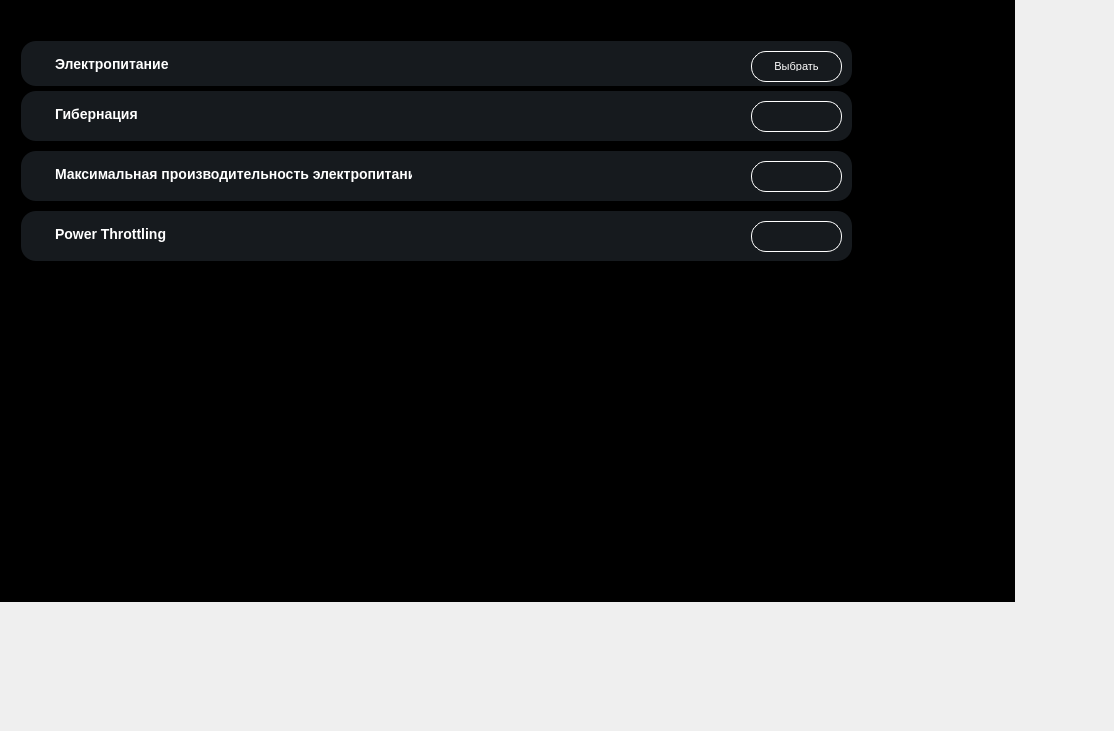
<?xml version="1.0" encoding="UTF-8"?>
<ui version="4.0">
 <class>Energy</class>
 <widget class="QWidget" name="Energy">
  <property name="geometry">
   <rect>
    <x>0</x>
    <y>0</y>
    <width>1114</width>
    <height>731</height>
   </rect>
  </property>
  <property name="windowTitle">
   <string>Form</string>
  </property>
  <property name="styleSheet">
   <string notr="true">color: rgb(255, 255, 255);</string>
  </property>
  <widget class="QWidget" name="widget" native="true">
   <property name="geometry">
    <rect>
     <x>0</x>
     <y>0</y>
     <width>1015</width>
     <height>602</height>
    </rect>
   </property>
   <property name="styleSheet">
    <string notr="true">background-color: rgb(0, 0, 0);</string>
   </property>
   <widget class="QWidget" name="widget_2" native="true">
    <property name="geometry">
     <rect>
      <x>820</x>
      <y>20</y>
      <width>120</width>
      <height>21</height>
     </rect>
    </property>
    <property name="sizePolicy">
     <sizepolicy hsizetype="Preferred" vsizetype="Preferred">
      <horstretch>0</horstretch>
      <verstretch>0</verstretch>
     </sizepolicy>
    </property>
   </widget>
   <widget class="QScrollArea" name="scrollArea">
    <property name="geometry">
     <rect>
      <x>10</x>
      <y>10</y>
      <width>961</width>
      <height>581</height>
     </rect>
    </property>
    <property name="styleSheet">
     <string notr="true">/* VERTICAL SCROLLBAR */
*{
margin:0

}
 QScrollBar:vertical {
	border: none;
    background: #161A1E;
    width: 14px;
    margin: 15px 0 15px 0;
	border-radius: 0px;
 }
QScrollBar::handle:vertical {	
	background-color: #34373b;
	min-height: 30px;
	border-radius: 7px;
}
QScrollBar::handle:vertical:hover{	
	background-color: rgb(119, 122, 126);
}
QScrollBar::handle:vertical:pressed {	
	background-color: rgb(119, 122, 126);
}
QScrollBar::sub-line:vertical {
	border: none;
	background-color:#161A1E;
	height: 15px;
	border-top-left-radius: 7px;
	border-top-right-radius: 7px;
	subcontrol-position: top;
	subcontrol-origin: margin;
}
QScrollBar::add-line:vertical {
	border: none;
	background-color: #161A1E;
	height: 15px;
	border-bottom-left-radius: 7px;
	border-bottom-right-radius: 7px;
	subcontrol-position: bottom;
	subcontrol-origin: margin;
}
QScrollBar::up-arrow:vertical, QScrollBar::down-arrow:vertical {
	background: none;
}
QScrollBar::add-page:vertical, QScrollBar::sub-page:vertical {
	background: none;
}</string>
    </property>
    <property name="widgetResizable">
     <bool>true</bool>
    </property>
    <widget class="QWidget" name="scrollAreaWidgetContents">
     <property name="geometry">
      <rect>
       <x>0</x>
       <y>0</y>
       <width>959</width>
       <height>579</height>
      </rect>
     </property>
     <property name="minimumSize">
      <size>
       <width>0</width>
       <height>200</height>
      </size>
     </property>
     <widget class="QFrame" name="frame">
      <property name="geometry">
       <rect>
        <x>10</x>
        <y>20</y>
        <width>961</width>
        <height>551</height>
       </rect>
      </property>
      <property name="frameShape">
       <enum>QFrame::StyledPanel</enum>
      </property>
      <property name="frameShadow">
       <enum>QFrame::Raised</enum>
      </property>
      <widget class="QFrame" name="frame_Energy">
       <property name="geometry">
        <rect>
         <x>0</x>
         <y>10</y>
         <width>831</width>
         <height>45</height>
        </rect>
       </property>
       <property name="maximumSize">
        <size>
         <width>16777215</width>
         <height>45</height>
        </size>
       </property>
       <property name="styleSheet">
        <string notr="true">/* styles.qss */

#frame_Energy {
    background-color: #161A1E;
    border-radius: 15px; /* Установите значение по вашему усмотрению для достижения овальной формы */
}
</string>
       </property>
       <property name="frameShape">
        <enum>QFrame::StyledPanel</enum>
       </property>
       <property name="frameShadow">
        <enum>QFrame::Raised</enum>
       </property>
       <layout class="QHBoxLayout" name="horizontalLayout">
        <property name="spacing">
         <number>0</number>
        </property>
        <property name="leftMargin">
         <number>0</number>
        </property>
        <property name="topMargin">
         <number>0</number>
        </property>
        <property name="rightMargin">
         <number>0</number>
        </property>
        <property name="bottomMargin">
         <number>0</number>
        </property>
        <item>
         <widget class="QFrame" name="frame_Energy_Preset">
          <property name="minimumSize">
           <size>
            <width>0</width>
            <height>50</height>
           </size>
          </property>
          <property name="styleSheet">
           <string notr="true">background-color: transparent;</string>
          </property>
          <property name="frameShape">
           <enum>QFrame::StyledPanel</enum>
          </property>
          <property name="frameShadow">
           <enum>QFrame::Raised</enum>
          </property>
          <widget class="QLabel" name="labelEnergy_Preset">
           <property name="geometry">
            <rect>
             <x>760</x>
             <y>10</y>
             <width>70</width>
             <height>31</height>
            </rect>
           </property>
           <property name="sizePolicy">
            <sizepolicy hsizetype="Preferred" vsizetype="Preferred">
             <horstretch>70</horstretch>
             <verstretch>30</verstretch>
            </sizepolicy>
           </property>
           <property name="minimumSize">
            <size>
             <width>70</width>
             <height>30</height>
            </size>
           </property>
           <property name="styleSheet">
            <string notr="true">color: white; /* Установите цвет текста в белый */
font-size: 14px; /* Установите размер шрифта в 14 пикселей */
font-family: &quot;Times New Roman&quot;; /* Установите тип шрифта по вашему выбору */
font-weight: bold; /* Установите жирность шрифта (если нужно) */
margin-top: 5px; /* Опустить текст на 10 пикселей вниз */</string>
           </property>
           <property name="text">
            <string/>
           </property>
          </widget>
          <widget class="QPushButton" name="pushEnergy_Preset">
           <property name="geometry">
            <rect>
             <x>730</x>
             <y>10</y>
             <width>91</width>
             <height>31</height>
            </rect>
           </property>
           <property name="minimumSize">
            <size>
             <width>91</width>
             <height>31</height>
            </size>
           </property>
           <property name="maximumSize">
            <size>
             <width>91</width>
             <height>31</height>
            </size>
           </property>
           <property name="baseSize">
            <size>
             <width>0</width>
             <height>0</height>
            </size>
           </property>
           <property name="styleSheet">
            <string notr="true">/* styles.qss */

QPushButton {
    background-color: #161A1E;
    border-radius: 15px;
    color: white; /* Установите цвет текста */
    font-size: 11px; /* Установите размер шрифта */
    padding: 10px 20px; /* Установите отступы */
    border: 1px solid white; /* Уменьшаем толщину обводки до 1 пикселя */
}

QPushButton:hover {
    background-color: #2C3236;
    transition: background-color 0.3s ease;
}
</string>
           </property>
           <property name="text">
            <string>Выбрать</string>
           </property>
          </widget>
          <widget class="QLabel" name="labelTextEnergy_Preset">
           <property name="geometry">
            <rect>
             <x>30</x>
             <y>10</y>
             <width>131</width>
             <height>21</height>
            </rect>
           </property>
           <property name="styleSheet">
            <string notr="true">/* styles.qss */

QLabel {
    color: white; /* Установите цвет текста в белый */
    font-size: 14px; /* Установите размер шрифта в 14 пикселей */
    font-family: &quot;Times New Roman&quot;; /* Установите тип шрифта по вашему выбору */
    font-weight: bold; /* Установите жирность шрифта (если нужно) */
    margin-top: 5px; /* Опустить текст на 10 пикселей вниз */
}
</string>
           </property>
           <property name="text">
            <string>Электропитание</string>
           </property>
          </widget>
          <widget class="QStackedWidget" name="stackedWidget">
           <property name="geometry">
            <rect>
             <x>410</x>
             <y>10</y>
             <width>120</width>
             <height>31</height>
            </rect>
           </property>
           <widget class="QWidget" name="page"/>
           <widget class="QWidget" name="page_2"/>
          </widget>
         </widget>
        </item>
       </layout>
      </widget>
      <widget class="QFrame" name="frame_Pow">
       <property name="geometry">
        <rect>
         <x>0</x>
         <y>120</y>
         <width>831</width>
         <height>50</height>
        </rect>
       </property>
       <property name="minimumSize">
        <size>
         <width>0</width>
         <height>50</height>
        </size>
       </property>
       <property name="styleSheet">
        <string notr="true">#frame_Pow {
    background-color: #161A1E;
    border-radius: 15px; /* Установите значение по вашему усмотрению для достижения овальной формы */
}
</string>
       </property>
       <property name="frameShape">
        <enum>QFrame::StyledPanel</enum>
       </property>
       <property name="frameShadow">
        <enum>QFrame::Raised</enum>
       </property>
       <widget class="QPushButton" name="pushPow">
        <property name="geometry">
         <rect>
          <x>730</x>
          <y>10</y>
          <width>91</width>
          <height>31</height>
         </rect>
        </property>
        <property name="minimumSize">
         <size>
          <width>91</width>
          <height>31</height>
         </size>
        </property>
        <property name="maximumSize">
         <size>
          <width>91</width>
          <height>31</height>
         </size>
        </property>
        <property name="baseSize">
         <size>
          <width>0</width>
          <height>0</height>
         </size>
        </property>
        <property name="styleSheet">
         <string notr="true">/* styles.qss */

QPushButton {
    background-color: #161A1E;
    border-radius: 15px;
    color: white; /* Установите цвет текста */
    font-size: 11px; /* Установите размер шрифта */
    padding: 10px 20px; /* Установите отступы */
    border: 1px solid white; /* Уменьшаем толщину обводки до 1 пикселя */
}

QPushButton:hover {
    background-color: #2C3236;
    transition: background-color 0.3s ease;
}
</string>
        </property>
        <property name="text">
         <string/>
        </property>
       </widget>
       <widget class="QLabel" name="labelTextPow">
        <property name="geometry">
         <rect>
          <x>30</x>
          <y>10</y>
          <width>361</width>
          <height>21</height>
         </rect>
        </property>
        <property name="styleSheet">
         <string notr="true">/* styles.qss */

QLabel {
    color: white; /* Установите цвет текста в белый */
	background-color: #161A1E;
    font-size: 14px; /* Установите размер шрифта в 14 пикселей */
    font-family: &quot;Times New Roman&quot;; /* Установите тип шрифта по вашему выбору */
    font-weight: bold; /* Установите жирность шрифта (если нужно) */
    margin-top: 5px; /* Опустить текст на 10 пикселей вниз */
}
</string>
        </property>
        <property name="text">
         <string>Максимальная производительность электропитания</string>
        </property>
       </widget>
      </widget>
      <widget class="QFrame" name="frame_Hibernation">
       <property name="geometry">
        <rect>
         <x>0</x>
         <y>60</y>
         <width>831</width>
         <height>50</height>
        </rect>
       </property>
       <property name="minimumSize">
        <size>
         <width>0</width>
         <height>50</height>
        </size>
       </property>
       <property name="styleSheet">
        <string notr="true">#frame_Hibernation {
    background-color: #161A1E;
    border-radius: 15px; /* Установите значение по вашему усмотрению для достижения овальной формы */
}
</string>
       </property>
       <property name="frameShape">
        <enum>QFrame::StyledPanel</enum>
       </property>
       <property name="frameShadow">
        <enum>QFrame::Raised</enum>
       </property>
       <widget class="QPushButton" name="pushHibernation">
        <property name="geometry">
         <rect>
          <x>730</x>
          <y>10</y>
          <width>91</width>
          <height>31</height>
         </rect>
        </property>
        <property name="minimumSize">
         <size>
          <width>91</width>
          <height>31</height>
         </size>
        </property>
        <property name="maximumSize">
         <size>
          <width>91</width>
          <height>31</height>
         </size>
        </property>
        <property name="baseSize">
         <size>
          <width>0</width>
          <height>0</height>
         </size>
        </property>
        <property name="styleSheet">
         <string notr="true">/* styles.qss */

QPushButton {
    background-color: #161A1E;
    border-radius: 15px;
    color: white; /* Установите цвет текста */
    font-size: 11px; /* Установите размер шрифта */
    padding: 10px 20px; /* Установите отступы */
    border: 1px solid white; /* Уменьшаем толщину обводки до 1 пикселя */
}

QPushButton:hover {
    background-color: #2C3236;
    transition: background-color 0.3s ease;
}
</string>
        </property>
        <property name="text">
         <string/>
        </property>
       </widget>
       <widget class="QLabel" name="labelTextHibernation">
        <property name="geometry">
         <rect>
          <x>30</x>
          <y>10</y>
          <width>231</width>
          <height>21</height>
         </rect>
        </property>
        <property name="styleSheet">
         <string notr="true">/* styles.qss */

QLabel {
    color: white; /* Установите цвет текста в белый */
	background-color: #161A1E;
    font-size: 14px; /* Установите размер шрифта в 14 пикселей */
    font-family: &quot;Times New Roman&quot;; /* Установите тип шрифта по вашему выбору */
    font-weight: bold; /* Установите жирность шрифта (если нужно) */
    margin-top: 5px; /* Опустить текст на 10 пикселей вниз */
}
</string>
        </property>
        <property name="text">
         <string>Гибернация</string>
        </property>
       </widget>
      </widget>
      <widget class="QFrame" name="frame_PowerThrottling">
       <property name="geometry">
        <rect>
         <x>0</x>
         <y>180</y>
         <width>831</width>
         <height>50</height>
        </rect>
       </property>
       <property name="minimumSize">
        <size>
         <width>0</width>
         <height>50</height>
        </size>
       </property>
       <property name="styleSheet">
        <string notr="true">#frame_PowerThrottling {
    background-color: #161A1E;
    border-radius: 15px; /* Установите значение по вашему усмотрению для достижения овальной формы */
}
</string>
       </property>
       <property name="frameShape">
        <enum>QFrame::StyledPanel</enum>
       </property>
       <property name="frameShadow">
        <enum>QFrame::Raised</enum>
       </property>
       <widget class="QPushButton" name="pushPow_PowerThrottling">
        <property name="geometry">
         <rect>
          <x>730</x>
          <y>10</y>
          <width>91</width>
          <height>31</height>
         </rect>
        </property>
        <property name="minimumSize">
         <size>
          <width>91</width>
          <height>31</height>
         </size>
        </property>
        <property name="maximumSize">
         <size>
          <width>91</width>
          <height>31</height>
         </size>
        </property>
        <property name="baseSize">
         <size>
          <width>0</width>
          <height>0</height>
         </size>
        </property>
        <property name="styleSheet">
         <string notr="true">/* styles.qss */

QPushButton {
    background-color: #161A1E;
    border-radius: 15px;
    color: white; /* Установите цвет текста */
    font-size: 11px; /* Установите размер шрифта */
    padding: 10px 20px; /* Установите отступы */
    border: 1px solid white; /* Уменьшаем толщину обводки до 1 пикселя */
}

QPushButton:hover {
    background-color: #2C3236;
    transition: background-color 0.3s ease;
}
</string>
        </property>
        <property name="text">
         <string/>
        </property>
       </widget>
       <widget class="QLabel" name="labelTextPow_PowerThrottling">
        <property name="geometry">
         <rect>
          <x>30</x>
          <y>10</y>
          <width>361</width>
          <height>21</height>
         </rect>
        </property>
        <property name="styleSheet">
         <string notr="true">/* styles.qss */

QLabel {
    color: white; /* Установите цвет текста в белый */
	background-color: #161A1E;
    font-size: 14px; /* Установите размер шрифта в 14 пикселей */
    font-family: &quot;Times New Roman&quot;; /* Установите тип шрифта по вашему выбору */
    font-weight: bold; /* Установите жирность шрифта (если нужно) */
    margin-top: 5px; /* Опустить текст на 10 пикселей вниз */
}
</string>
        </property>
        <property name="text">
         <string>Power Throttling </string>
        </property>
       </widget>
      </widget>
     </widget>
    </widget>
   </widget>
  </widget>
 </widget>
 <resources>
  <include location="../menu.qrc"/>
 </resources>
 <connections/>
</ui>
